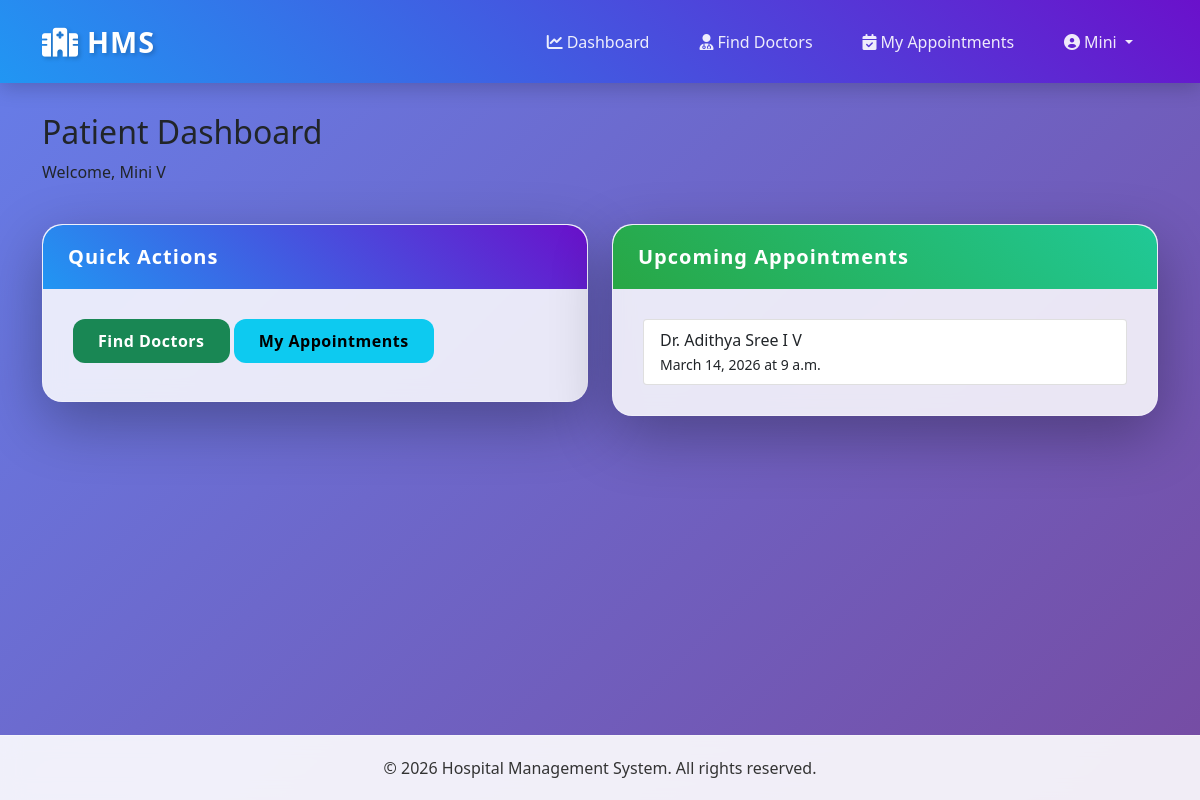
Screenshot of /patients/dashboard/ (signed in) with the database file from the repository.
### patients/models.py (models this page shows, shortened)
class Patient(models.Model):
    user = models.OneToOneField(User, on_delete=models.CASCADE)
    phone = models.CharField(max_length=15)
    date_of_birth = models.DateField(null=True, blank=True)
    address = models.TextField(blank=True)
    created_at = models.DateTimeField(auto_now_add=True)

### bookings/models.py (models this page shows, shortened)
class Booking(models.Model):
    patient = models.ForeignKey(Patient, on_delete=models.CASCADE, related_name='bookings')
    doctor = models.ForeignKey(Doctor, on_delete=models.CASCADE, related_name='bookings')
    availability = models.OneToOneField(Availability, on_delete=models.CASCADE, related_name='booking')
    booked_at = models.DateTimeField(auto_now_add=True)
    status = models.CharField(max_length=20, choices=[
        ('confirmed', 'Confirmed'),
        ('cancelled', 'Cancelled'),
        ('completed', 'Completed')
    ], default='confirmed')
    google_event_id = models.CharField(max_length=200, blank=True, null=True)

### doctors/models.py (models this page shows, shortened)
class Doctor(models.Model):
    SPECIALIZATIONS = [
        ('CARDIOLOGY', 'Cardiology'),
        ('DERMATOLOGY', 'Dermatology'),
        ('NEUROLOGY', 'Neurology'),
        ('PEDIATRICS', 'Pediatrics'),
        ('ORTHOPEDICS', 'Orthopedics'),
        ('GYNECOLOGY', 'Gynecology'),
        ('OPHTHALMOLOGY', 'Ophthalmology'),
        ('ENT', 'ENT Specialist'),
        ('PSYCHIATRY', 'Psychiatry'),
        ('RADIOLOGY', 'Radiology'),
        ('ANESTHESIOLOGY', 'Anesthesiology'),
        ('EMERGENCY', 'Emergency Medicine'),
        ('FAMILY', 'Family Medicine'),
        ('INTERNAL', 'Internal Medicine'),
        ('ONCOLOGY', 'Oncology'),
        ('UROLOGY', 'Urology'),
    ]
    user = models.OneToOneField(User, on_delete=models.CASCADE)
    specialization = models.CharField(max_length=50, choices=SPECIALIZATIONS, default='FAMILY')
    license_number = models.CharField(max_length=50)
    phone = models.CharField(max_length=15)
    created_at = models.DateTimeField(auto_now_add=True)

class Availability(models.Model):
    doctor = models.ForeignKey(Doctor, on_delete=models.CASCADE, related_name='availabilities')
    date = models.DateField()
    start_time = models.TimeField()
    end_time = models.TimeField()
    is_booked = models.BooleanField(default=False)
    created_at = models.DateTimeField(auto_now_add=True)
    class Meta:
        verbose_name_plural = "Availabilities"

### patients/views.py (the view)
# urls.py: path('dashboard/', views.patient_dashboard, name='patient_dashboard'),
@login_required
def patient_dashboard(request):
    try:
        patient = request.user.patient
    except:
        messages.error(request, 'Access denied. Patients only.')
        return redirect('home')
    upcoming = Booking.objects.filter(
        patient=patient,
        availability__date__gte=timezone.now().date(),
        status='confirmed'
    ).select_related('doctor', 'availability').order_by('availability__date', 'availability__start_time')[:5]
    past = Booking.objects.filter(
        patient=patient,
        availability__date__lt=timezone.now().date()
    ).select_related('doctor', 'availability').order_by('-availability__date')[:5]
    context = {
        'patient': patient,
        'upcoming_appointments': upcoming,
        'past_appointments': past
    }
    return render(request, 'patient_dashboard.html', context)

### templates/patient_dashboard.html
{% extends 'base.html' %}
{% block content %}
<div class="row">
    <div class="col-md-12">
        <h2>Patient Dashboard</h2>
        <p>Welcome, {{ patient.user.get_full_name }}</p>
    </div>
</div>
<div class="row mt-4">
    <div class="col-md-6">
        <div class="card">
            <div class="card-header bg-primary text-white">
                <h5>Quick Actions</h5>
            </div>
            <div class="card-body">
                <a href="{% url 'list_doctors' %}" class="btn btn-success mb-2">Find Doctors</a>
                <a href="{% url 'my_appointments' %}" class="btn btn-info mb-2">My Appointments</a>
            </div>
        </div>
    </div>
    <div class="col-md-6">
        <div class="card">
            <div class="card-header bg-success text-white">
                <h5>Upcoming Appointments</h5>
            </div>
            <div class="card-body">
                {% if upcoming_appointments %}
                    <ul class="list-group">
                        {% for booking in upcoming_appointments %}
                            <li class="list-group-item">
                                Dr. {{ booking.doctor.user.get_full_name }}<br>
                                <small>{{ booking.availability.date }} at {{ booking.availability.start_time }}</small>
                            </li>
                        {% endfor %}
                    </ul>
                {% else %}
                    <p>No upcoming appointments</p>
                {% endif %}
            </div>
        </div>
    </div>
</div>
{% endblock %}

### templates/base.html (shortened to what this page needs)
<!DOCTYPE html>
<html lang="en">
<head>
    <link href="https://cdn.jsdelivr.net/npm/bootstrap@5.1.3/dist/css/bootstrap.min.css" rel="stylesheet">
    <link rel="stylesheet" href="https://cdnjs.cloudflare.com/ajax/libs/font-awesome/6.0.0/css/all.min.css">
    {% load static %}
    <link rel="stylesheet" href="{% static 'css/custom.css' %}">
</head>
<body>
    <nav class="navbar navbar-expand-lg navbar-dark">
        <div class="container">
            <a class="navbar-brand" href="{% url 'home' %}">
                <i class="fas fa-hospital-alt me-2"></i>HMS
            </a>
            <div class="collapse navbar-collapse" id="navbarNav">
                <ul class="navbar-nav ms-auto">
                    {% if user.is_authenticated %}
                        {% if user.doctor %}
                            <li class="nav-item">
                                <a class="nav-link" href="{% url 'doctor_dashboard' %}">
                                    <i class="fas fa-chart-line me-1"></i>Dashboard
                                </a>
                            </li>
                            <li class="nav-item">
                                <a class="nav-link" href="{% url 'add_availability' %}">
                                    <i class="fas fa-clock me-1"></i>Add Availability
                                </a>
                            </li>
                            <li class="nav-item">
                                <a class="nav-link" href="{% url 'doctor_appointments' %}">
                                    <i class="fas fa-calendar-check me-1"></i>Appointments
                                </a>
                            </li>
                        {% elif user.patient %}
                            <li class="nav-item">
                                <a class="nav-link" href="{% url 'patient_dashboard' %}">
                                    <i class="fas fa-chart-line me-1"></i>Dashboard
                                </a>
                            </li>
                            <li class="nav-item">
                                <a class="nav-link" href="{% url 'list_doctors' %}">
                                    <i class="fas fa-user-md me-1"></i>Find Doctors
                                </a>
                            </li>
                            <li class="nav-item">
                                <a class="nav-link" href="{% url 'my_appointments' %}">
                                    <i class="fas fa-calendar-check me-1"></i>My Appointments
                                </a>
                            </li>
                        {% endif %}
                        <li class="nav-item dropdown">
                            <a class="nav-link dropdown-toggle" href="#" id="userDropdown" role="button" data-bs-toggle="dropdown">
                                <i class="fas fa-user-circle me-1"></i>{{ user.first_name }}
                            </a>
                        </li>
                    {% endif %}
                </ul>
            </div>
        </div>
    </nav>
    <div class="container main-content">
        {% block content %}
        {% endblock %}
    </div>
    <footer class="footer">
        <div class="container text-center">
            <p class="mb-0">&copy; 2026 Hospital Management System. All rights reserved.</p>
        </div>
    </footer>
</body>
</html>

### static/css/custom.css (style rules this page uses)
* { margin: 0; padding: 0; box-sizing: border-box; }
html, body { height: 100%; margin: 0; }
body { background: linear-gradient(135deg, #667eea 0%, #764ba2 100%); min-height: 100vh; font-family: 'Segoe UI', Tahoma, Geneva, Verdana, sans-serif; position: relative; display: flex; flex-direction: column; }
body::before { content: ''; position: fixed; top: 0; left: 0; right: 0; bottom: 0; background: url('https://images.unsplash.com/photo-1519494026892-80bbd2d6fd0d?ixlib=rb-1.2.1&auto=format&fit=crop&w=1950&q=80') no-repeat center center fixed; background-size: cover; opacity: 0.2; z-index: -1; }
.main-content { flex: 1 0 auto; padding-bottom: 30px; }
.card { border: none; border-radius: 20px; box-shadow: 0 20px 60px rgba(0,0,0,0.3); backdrop-filter: blur(10px); background-color: rgba(255, 255, 255, 0.85); transition: transform 0.3s, box-shadow 0.3s; margin-bottom: 30px; overflow: hidden; border: 1px solid rgba(255, 255, 255, 0.3); }
.card-header { border-radius: 20px 20px 0 0 !important; padding: 20px 25px; background: linear-gradient(45deg, #2196F3, #6a11cb); border: none; color: white; }
.card-header.bg-primary { background: linear-gradient(45deg, #2196F3, #6a11cb) !important; }
.card-header.bg-success { background: linear-gradient(45deg, #28a745, #20c997) !important; }
.card-header h2, .card-header h3, .card-header h4, .card-header h5 { margin: 0; font-weight: 600; letter-spacing: 1px; }
.card-body { padding: 30px; background: transparent; }
.navbar { background: linear-gradient(45deg, #2196F3, #6a11cb) !important; box-shadow: 0 4px 20px rgba(0,0,0,0.2); padding: 15px 0; margin-bottom: 30px; }
.navbar-brand { font-weight: 700; font-size: 1.8rem; letter-spacing: 1px; color: white !important; text-shadow: 2px 2px 4px rgba(0,0,0,0.2); }
.navbar-nav .nav-link { color: rgba(255,255,255,0.9) !important; font-weight: 500; padding: 10px 20px !important; margin: 0 5px; border-radius: 10px; transition: all 0.3s; }
.navbar-nav .nav-link i { margin-right: 8px; }
.footer { background: rgba(255, 255, 255, 0.9); backdrop-filter: blur(10px); padding: 20px 0; margin-top: auto; border-top: 1px solid rgba(255,255,255,0.3); flex-shrink: 0; width: 100%; }
.footer p { margin: 0; color: #333; font-weight: 500; }
.btn { border-radius: 12px; padding: 10px 25px; font-weight: 600; letter-spacing: 0.5px; transition: all 0.3s; border: none; }

### rows the page displays
Patient: user.get_full_name "Mini V"
Booking: doctor.user.get_full_name "Adithya Sree I V", availability "March 14, 2026", availability.start_time "9 a.m."

### other values shown
{{ user.first_name }} "Mini"
